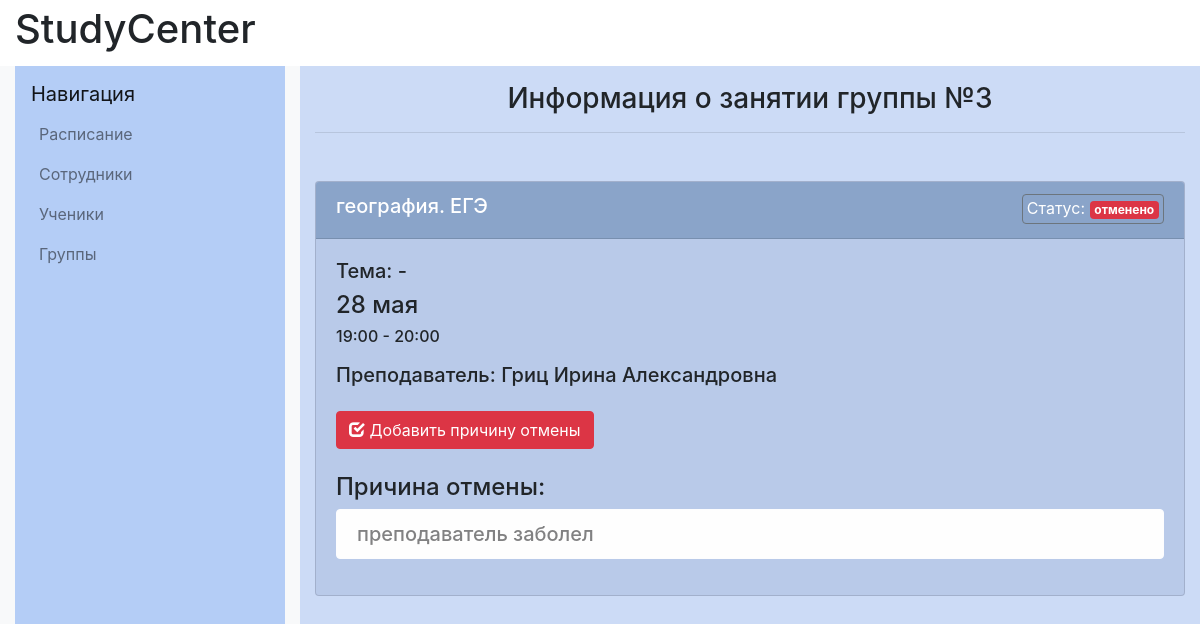
The app's page /schedule/11/, older data.
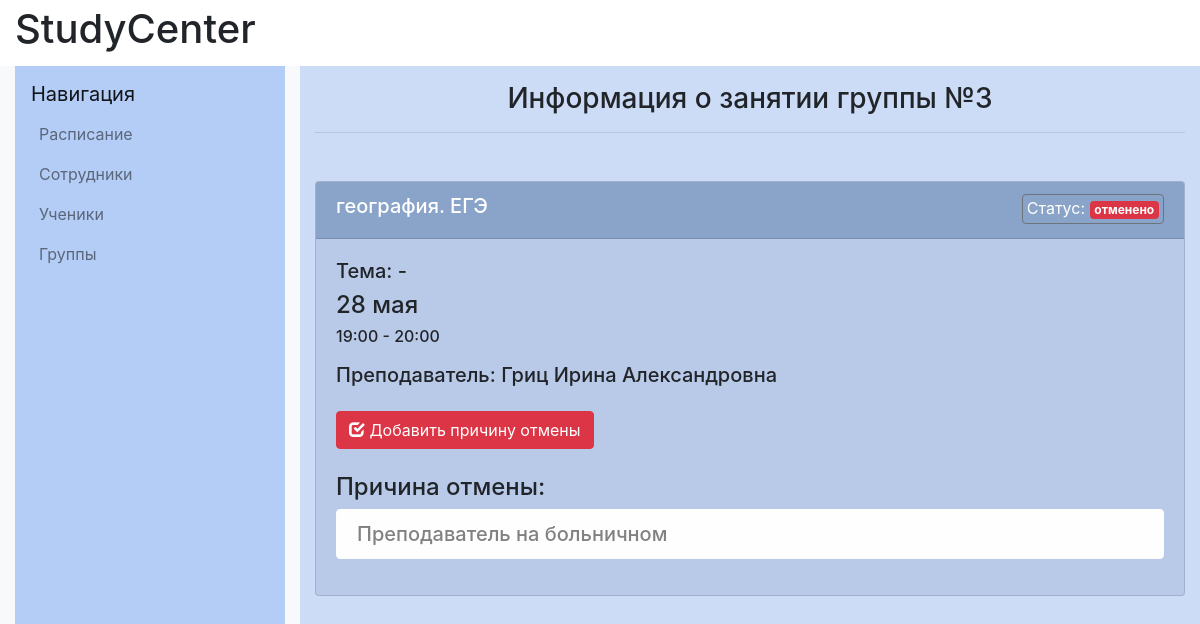
The same page, newer data.
### catalog/models.py (models this page shows)
class LessonCancel(models.Model):
    lesson = models.ForeignKey(Lesson, on_delete=models.CASCADE)
    reason = models.TextField(null=True)
    objects = models.Manager()

### catalog/views.py (the view)
# urls.py: path('schedule/<int:lesson_id>/', views.lesson_details, name='lesson_details'),
def lesson_details(request, lesson_id):
    lesson = get_object_or_404(Lesson, pk=lesson_id)
    lesson_status = get_object_or_404(LessonStatus, lesson=lesson)
    end_time = (lesson.start_time + timedelta(hours=lesson.duration))
    try:
        lesson_info = LessonInfo.objects.get(lesson=lesson)
    except LessonInfo.DoesNotExist:
        lesson_info = LessonInfo(lesson=lesson)
    try:
        lesson_cancel = LessonCancel.objects.get(lesson=lesson)
    except LessonCancel.DoesNotExist:
        lesson_cancel = LessonCancel(lesson=lesson)
    try:
        students_attendance = StudentsAttendance.objects.get(lesson=lesson)
        students_attended = students_attendance.students.all()
        attendance_message = ""
    except StudentsAttendance.DoesNotExist:
        students_attended = []
        attendance_message = "Ученики ещё не отмечены"
    group = get_object_or_404(Group, pk=lesson.group.id)
    teacher = group.teacher
    subject = group.subject
    type = group.type
    context = {
        'lesson': lesson,
        'lesson_status': lesson_status,
        'end_time': end_time,
        'students_attended': students_attended,
        'attendance_message': attendance_message,
        'lesson_info': lesson_info,
        'lesson_cancel': lesson_cancel,
        'group': group,
    }
    return render(request, 'schedule/lesson_details.html', context)

### catalog/models.py (called while the page is built)
    def __str__(self):
        return self.name

    def __str__(self):
        return self.name

### catalog/templates/schedule/lesson_details.html (shortened to what this page needs)
{% extends "base_generic.html" %}
{% block content %}
<div class="col-md-8 col-lg-9 content-container" style="background-color: #ccdbf6">
    <h1 class="h3 text-center mt-3">Информация о занятии группы №{{group.id}}</h1>
    <hr class="mb-5">
    <section class="mt-5">
        <div class="card shadow-sm" style="background-color: rgba(156,173,213,0.38);">
            <div class="card-header" style="background-color: rgba(93,127,169,0.5); color: white;">
                <h2 class="h5">{{ group.subject }}. {{ group.type }}
                    <span class="float-right small border border-secondary rounded p-1">
                        Статус:
                        {% if lesson_status.status == 0 %}
                            <span class="badge badge-danger">отменено</span>
                        {% elif lesson_status.status == 1 %}
                            <span class="badge badge-success">проведено</span>
                        {% elif lesson_status.status == 3 %}
                            <span class="badge badge-warning">не отмечено</span>
                        {% endif %}
                    </span>
                </h2>
            </div>
            <div class="card-body">
                <h3 class="h5">Тема: {{ lesson_info.topic|default:"-" }}</h3>
                <h4 class="h4">{{ lesson.date|date:"d E" }}</h4>
                <h6>{{ lesson.start_time|time:"H:i" }} - {{ end_time|time:"H:i" }}</h6>
                <h5 class="mt-3">Преподаватель: {{ group.teacher.lastname }} {{ group.teacher.firstname }} {{ group.teacher.fathername }}</h5>
                {% if lesson_status.status == 0 %}
                    <a class="btn btn-danger mt-3" href="{% url 'lesson_cancel' lesson_id=lesson.id %}">
                        <span class="glyphicon glyphicon-check"></span> Добавить причину отмены
                    </a>
                    <div class="mt-4">
                        <h4>Причина отмены:</h4>
                        <h5 class="alert alert-light">{{ lesson_cancel.reason|default:"нет" }}</h5>
                    </div>
                {% endif %}
            </div>
        </div>
    </section>
</div>
{% endblock content %}

Row changes from the older to the newer data that the page shows:
changed LessonCancel: reason "преподаватель заболел" → "Преподаватель на больничном"
